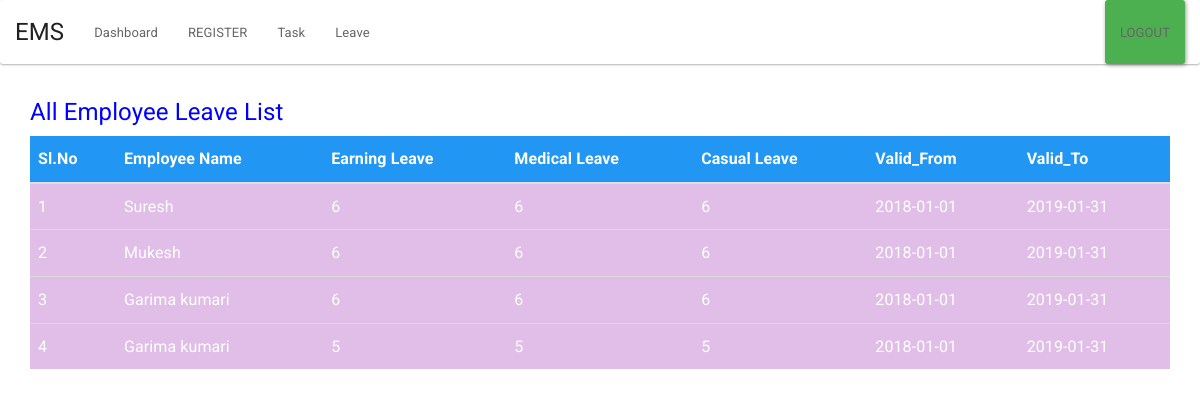
Page /admin/all_leave.php (signed in) on the committed database.
### tables this page shows
CREATE TABLE IF NOT EXISTS `assign_leave` (
  `id` int(255) NOT NULL AUTO_INCREMENT,
  `v_from` varchar(1000) NOT NULL,
  `v_to` varchar(1000) NOT NULL,
  `e_leave` varchar(1000) NOT NULL,
  `m_leave` varchar(1000) NOT NULL,
  `c_leave` varchar(1000) NOT NULL,
  `assign_to` varchar(1000) NOT NULL,
  `assign_by` varchar(1000) NOT NULL,
  `modified_date` timestamp NOT NULL DEFAULT CURRENT_TIMESTAMP ON UPDATE CURRENT_TIMESTAMP,
  PRIMARY KEY (`id`)
);

CREATE TABLE IF NOT EXISTS `users` (
  `user_id` int(255) NOT NULL AUTO_INCREMENT,
  `name` varchar(1000) NOT NULL,
  `email` varchar(1000) NOT NULL,
  `password` varchar(1000) NOT NULL,
  `department` varchar(1000) NOT NULL,
  `role` varchar(100) NOT NULL,
  `created_on` timestamp NOT NULL DEFAULT CURRENT_TIMESTAMP ON UPDATE CURRENT_TIMESTAMP,
  PRIMARY KEY (`user_id`)
);

### admin/all_leave.php (the view, shortened to what this page needs)
<?php
include "../auth/auth.php";
?>
<html>
<head>
<link rel="stylesheet "href="../css/style.css" type="text/css">
</head>
<body>
  <?php include "header.php";?>
  <div class="container">
    <h4><font color="Blue">All Employee Leave List</font></h4>
    <table class="table table-striped table-hover bg-primary text-white ">
  <thead>
    <tr>
      <th>Sl.No</th>
      <th>Employee Name</th>
      <th>Earning Leave</th>
      <th>Medical Leave</th>
      <th>Casual Leave</th>
      <th>Valid_From</th>
      <th>Valid_To</th>
    </tr>
  </thead>
  <tbody>
<?php
$i=1;
$query="SELECT * FROM `assign_leave` t1 join `users` t2 ON t1.assign_to=t2.user_id";
$res=mysqli_query($conn,$query);
$count=mysqli_num_rows($res);
if($count>0)
{
while($row=mysqli_fetch_array($res))
{
?>
    <tr class="info">
      <td><?php echo $i;?></td>
      <td><?php echo $row['name'];?></td>
      <td><?php echo $row['e_leave'];?></td>
      <td><?php echo $row['m_leave'];?></td>
      <td><?php echo $row['c_leave'];?></td>
      <td><?php echo $row['v_from'];?></td>
      <td><?php echo $row['v_to'];?></td>
         </tr>
<?php
$i++;
}}
else
{
  echo"No data found";
}
?>
  </tbody>
</table>
</div>
</body>
</html>

### rows in the picture
assign_leave: users.name "Suresh", e_leave "6", m_leave "6", c_leave "6", v_from "2018-01-01", v_to "2019-01-31"
assign_leave: users.name "Mukesh", e_leave "6", m_leave "6", c_leave "6", v_from "2018-01-01", v_to "2019-01-31"
assign_leave: users.name "Garima kumari", e_leave "6", m_leave "6", c_leave "6", v_from "2018-01-01", v_to "2019-01-31"
assign_leave: users.name "Garima kumari", e_leave "5", m_leave "5", c_leave "5", v_from "2018-01-01", v_to "2019-01-31"
